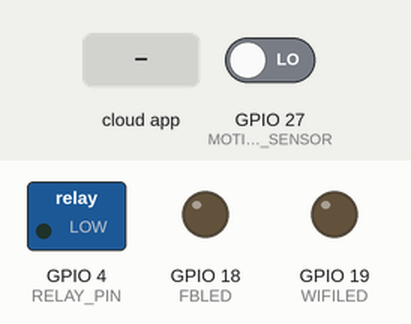
Simulated run of this sketch. Board: ESP32. Shown: switched loads named in the sketch (green lamp = pin HIGH), output pins drawn as LEDs (lit = HIGH). Inputs (shaded band) come from the test bench; at power-on: GPIO 27 (MOTION_SENSOR) LOW. WiFi joins after 1.5 s; servers stay silent unless stated; nothing arrives over Bluetooth unless stated; the Firebase database answers and starts empty; what the sketch prints to the serial monitor is not drawn.

Above: at 0.1 s.
At 2.7 s:
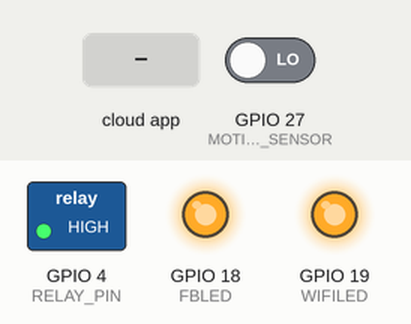
2.8 s: GPIO 27 (MOTION_SENSOR) driven HIGH
6.8 s: the phone or cloud app sets Lights_NotHome to 1
At 8.1 s:
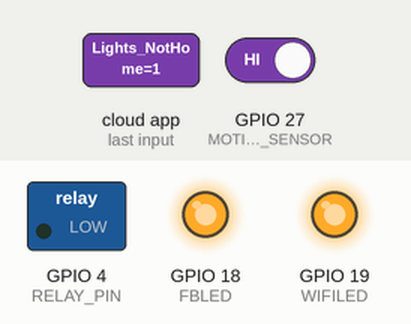
Timing chart, 0 to 9.8 s (numbered marks = the images above; inputs shaded):
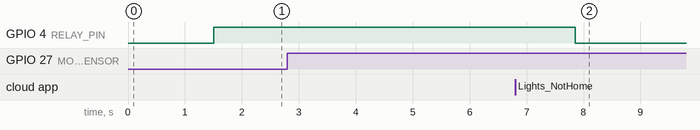

Measured:
- after the input at 2.8 s, every drawn part: stays the same
- after the input at 6.8 s, GPIO 4 (RELAY_PIN): HIGH → LOW after 1.1 s

The sketch:

esp32.ino
```cpp
#include <WiFi.h>
#include <Firebase_ESP_Client.h>
#include <Arduino.h>
#include <BLEAdvertisedDevice.h>
#include <BLEDevice.h>
#include <BLEScan.h>
#include <string>

#include "addons/TokenHelper.h"
#include "addons/RTDBHelper.h"

const char* ssid = "Christian";
const char* password = "Lyoko2004";

#define SERVER "https://motion-dection-real-default-rtdb.firebaseio.com/"
#define AUTH "AIzaSyCe28xHGLr-vcPCOJ5HrkwZ-5MCRF1zwYU"


const int MOTION_SENSOR = 27;

const int RELAY_PIN = 4;

int currentState = LOW;
int previousState = LOW;

FirebaseData fbdo;

FirebaseAuth auth;
FirebaseConfig config;

bool signupOK = false;

int count_home, count_not_home = 1;

const int CUTOFF = -80;

#define WIFILED 19
#define FBLED 18

bool lightOn = false;


void setup() {
  // put your setup code here, to run once:

  Serial.begin(115200);
  pinMode(WIFILED, OUTPUT);
  pinMode(FBLED, OUTPUT);
  WiFi.begin(ssid, password);

  Serial.print(F("Connecting"));
  while (WiFi.status() != WL_CONNECTED) {
    delay(500);
    Serial.print(F("."));
  }
  Serial.println(F("Connected"));
  digitalWrite(WIFILED, HIGH);


  config.api_key = AUTH;
  config.database_url = SERVER;

  pinMode(MOTION_SENSOR, INPUT);

  pinMode(RELAY_PIN, OUTPUT);
  digitalWrite(RELAY_PIN, HIGH);

  if (Firebase.signUp(&config, &auth, "", "")) {
    Serial.print(F("OK"));
    digitalWrite(FBLED, HIGH);
    signupOK = true;
  }

  config.token_status_callback = tokenStatusCallback;

  Firebase.begin(&config, &auth);
  Firebase.reconnectWiFi(true);

  BLEDevice::init("");
}

void loop() {
  // put your main code here, to run repeatedly:
  if (lightOn) {
    checkBt();
  }
  bool home = false;
  if (motionDetected() && Firebase.ready() && signupOK) {

    std::string convertedString;
    if (Firebase.RTDB.getString(&fbdo, "/Dorm/Allowed_Devices")) {
      String allowedDevicesStr = fbdo.stringData();
      convertedString = allowedDevicesStr.c_str();
    }
    //stringToList(allowedDevicesStr);
    BLEScan *scan = BLEDevice::getScan();
    scan->setActiveScan(true);
    BLEScanResults results = scan->start(1);

    for (int i = 0; i < results.getCount(); i++) {
      BLEAdvertisedDevice device = results.getDevice(i);
      std::string deviceAddress = device.getAddress().toString();
      Serial.println(deviceAddress.c_str());
      if (convertedString.find(deviceAddress) != std::string::npos) {
       home = true;
     }
    }
    //Firebase.setBool("/Dorm/Alarm", true);
    if (home) {
      if (Firebase.RTDB.setInt(&fbdo, "Dorm/Alarm/Home", count_home)){
        //This command will be executed even if you dont serial print but we will make sure its working
        Serial.println(F("Movement"));
        if (Firebase.RTDB.getString(&fbdo, "/Dorm/Lights_Home")) {
          String lights_home = fbdo.stringData();
          if (lights_home == "1") {
            digitalWrite(RELAY_PIN, LOW);
            lightOn = true;
          }
        }

      }
      count_home++;
    } else {
      if (Firebase.RTDB.setInt(&fbdo, "Dorm/Alarm/Not_Home", count_not_home)){
         //This command will be executed even if you dont serial print but we will make sure its working
        Serial.println(F("Movement"));
        if (Firebase.RTDB.getString(&fbdo, "/Dorm/Lights_NotHome")) {
          String lights_not_home = fbdo.stringData();
          if (lights_not_home == "1") {
            digitalWrite(RELAY_PIN, LOW);
          }
        }
      }
      count_not_home++;
    }

  } else {
    delay(1000);
  }
}

bool motionDetected() {
  previousState = currentState;
  currentState = digitalRead(MOTION_SENSOR);
  if (currentState == HIGH) {
    return true;
  } else {
    return false;
  }
}

void checkBt() {
  std::string convertedString;
  if (Firebase.RTDB.getString(&fbdo, "/Dorm/Allowed_Devices")) {
    String allowedDevicesStr = fbdo.stringData();
    convertedString = allowedDevicesStr.c_str();
  }
  BLEScan *scan = BLEDevice::getScan();
  scan->setActiveScan(true);
  BLEScanResults results = scan->start(1);

  for (int i = 0; i < results.getCount(); i++) {
    BLEAdvertisedDevice device = results.getDevice(i);
     std::string deviceAddress = device.getAddress().toString();
    //Serial.println(deviceAddress.c_str());
    if (convertedString.find(deviceAddress) != std::string::npos) {
     int rssi = device.getRSSI();
      if (rssi <= CUTOFF) {
      digitalWrite(RELAY_PIN, HIGH);
      lightOn = false;
      Serial.println(rssi);
     }
    }
  }
}
```
